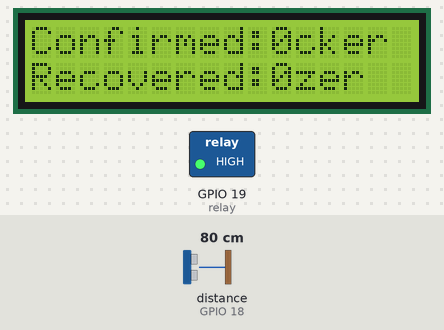
Simulated run of this sketch. Board: ESP32. Shown: 16×2 character LCD, switched loads named in the sketch (green lamp = pin HIGH). Wiring (inferred from the names in the program): ultrasonic range finder: trigger GPIO 5; echo GPIO 18. Inputs (shaded band) come from the test bench; at power-on: distance to the obstacle (sensor on GPIO 18) 80 cm. The echo pulse lasts 58.3 µs per cm; WiFi joins after 1.5 s; servers stay silent unless stated; uploads are accepted with an empty reply; pins used as bus, display or sensor lines are not drawn; what the sketch prints to the serial monitor is not drawn.

Above: at 1.8 s.
At 2.7 s:
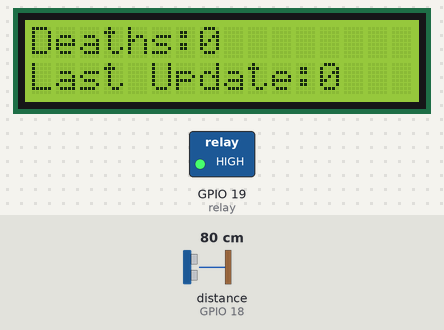
2.8 s: distance to the obstacle (sensor on GPIO 18) set to 12 cm
5.8 s: distance to the obstacle (sensor on GPIO 18) set to 9 cm
At 6.7 s:
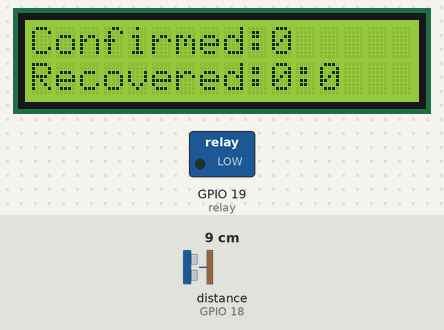
8.8 s: distance to the obstacle (sensor on GPIO 18) set to 18 cm
At 9.6 s:
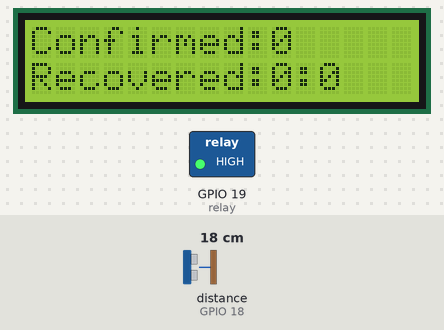
11.8 s: distance to the obstacle (sensor on GPIO 18) set to 120 cm
14.8 s: distance to the obstacle (sensor on GPIO 18) set to 2 cm
At 16.2 s:
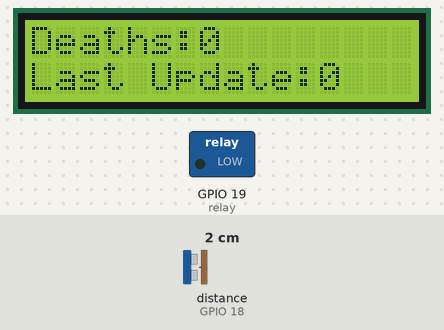
Timing chart, 0 to 17.8 s (numbered marks = the images above; inputs shaded):
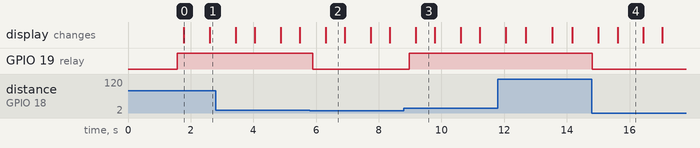

Measured:
- the behaviour switches between 11 and 10 cm on distance to the obstacle (sensor on GPIO 18) (found by bisection; images 1 and 2)
- after the input at 5.8 s, GPIO 19 (relay): HIGH → LOW after 0.10 s
- after the input at 8.8 s, GPIO 19 (relay): LOW → HIGH after 0.17 s
- after the input at 14.8 s, GPIO 19 (relay): HIGH → LOW at once
- what the display in image 0 shows lasts 0.8 s, from 1.8 s to 2.6 s
- what the display in image 2 shows lasts 0.6 s, from 6.3 s to 6.9 s

The sketch:

caoproj.ino
```cpp
#include <HTTPClient.h>
#include <WiFi.h>
#include <ArduinoJson.h>
#include <LiquidCrystal.h>

const char* ssid = "PTCL-BB";
const char* password = "hussain12";

int count;

const int rs = 13, en = 12, d4 = 14, d5 = 27, d6 = 26, d7 = 25;
LiquidCrystal lcd(rs, en, d4, d5, d6, d7);

const char* url = "https://services1.arcgis.com/0MSEUqKaxRlEPj5g/arcgis/rest/services/ncov_cases/FeatureServer/1/query?f=json&where=(Country_Region=%27Pakistan%27)&returnGeometry=false&outFields=Country_Region,Confirmed,Recovered";

#define relay 19
#define echo 18
#define trig 5

long duration;
int distance;

void setup() {
  Serial.begin(9600);
  pinMode(echo, INPUT);
  pinMode(trig, OUTPUT);
  pinMode(relay, OUTPUT);
  digitalWrite(relay, LOW);

  ///////////////////////////////////////////LCD setup///////////////////////////////////////////////
  lcd.begin(16, 2);
  lcd.clear();
  lcd.setCursor(0,0);
  lcd.print("Covid19 Tracker");
  lcd.setCursor(0,1);
  lcd.print("Hand Sanitizer");

  ///////////////////////////////////////////wifi setup///////////////////////////////////////////////

 Serial.println("Connecting to ");
  Serial.println(ssid);
  WiFi.begin(ssid, password);
  while (WiFi.status() != WL_CONNECTED)
  {
    delay(500);
    Serial.print(".");              // print ... till not connected
  }
  Serial.println("WiFi connected");
}

void loop() {
  calc_distance();
  if(distance<10){
    digitalWrite(relay, LOW);
  }
  else{
    digitalWrite(relay, HIGH);
  }

  //////////////////LCD///////////////////////
  HTTPClient https;
  String data;
  https.begin(url); //establishes connection with the url
  int httpCode = https.GET();
  if (httpCode > 0) { //Check for the returning code //success
    String payload = https.getString();
    Serial.println(payload);
    DynamicJsonDocument doc(2048);
    deserializeJson(doc, payload);
    JsonArray fields = doc["fields"];
    JsonObject features_0_attributes = doc["features"][0]["attributes"];
    long features_0_attributes_Last_Update = features_0_attributes["Last_Update"];
    int features_0_attributes_Confirmed = features_0_attributes["Confirmed"];
    int features_0_attributes_Deaths = features_0_attributes["Deaths"];
    int features_0_attributes_Recovered = features_0_attributes["Recovered"];
    if (count < 3){

      lcd.setCursor(0, 0);
      lcd.print("Confirmed:");
      lcd.print(features_0_attributes_Confirmed);
      lcd.setCursor(0, 1);
      lcd.print("Recovered:");
      lcd.print(features_0_attributes_Recovered);
    }
    if (count > 3){

      lcd.clear();
      lcd.setCursor(0, 0);
      lcd.print("Deaths:");
      lcd.print(features_0_attributes_Deaths);
      lcd.setCursor(0, 1);
      lcd.print("Last Update:");
      lcd.print(features_0_attributes_Last_Update);
    }

    if (count > 6){
      count = 0;
    }
 }
  else {
    Serial.println("Error on HTTP request");
 }

  https.end();
  count++;
}

void calc_distance(){
  digitalWrite(trig, LOW); //clear trigger pin from previous loop
  delayMicroseconds(2); //using Microseconds as the delay needs to be very very short - delay uses millisecond
  digitalWrite(trig, HIGH);
  delayMicroseconds(10);  //trigger pin high for 10 microsecond - sound wave sent
  digitalWrite(trig, LOW); //reset trigger pin

  duration = pulseIn(echo, HIGH);  //reading and storing time it takes for echo
  //duration contains sound travel time in microseconds

  distance = duration * 0.034 / 2; // Speed of sound wave divided by 2 (go and back)

  //distance contains distance in centimeter
  Serial.println("Distance: ");
  Serial.println(distance);
}
```
